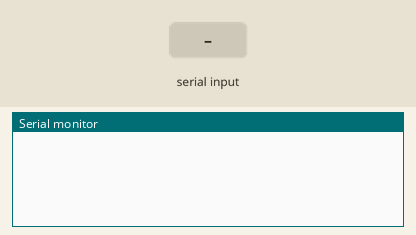
A sketch run on a simulated Arduino Zero (SAMD21). Shown: the last lines printed to the serial monitor. Inputs (shaded band) come from the test bench. The modem accepts every AT command (registered, SIM ready, sends succeed) and sends nothing else.

Above: at 1.2 s.
1.3 s: "~" received over Serial
At 1.9 s:
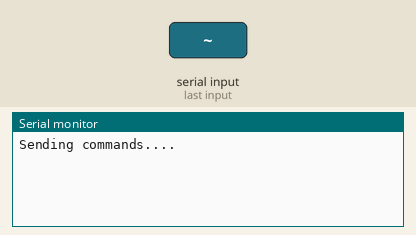
3.5 s: "~" received over the second serial link
At 4.7 s:
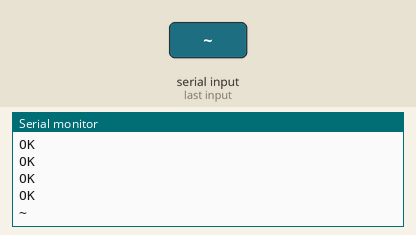
5.6 s: "1" received over the second serial link
At 6.8 s:
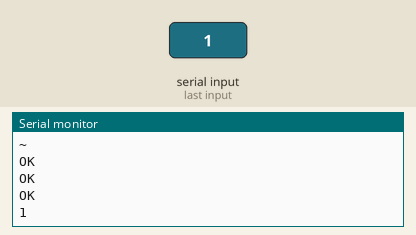

Measured:
- after the input at 1.3 s, the serial monitor: prints a new line at once (image 1)
- after the input at 3.5 s, the serial monitor: prints a new line after 0.60 s (image 2)
- after the input at 5.6 s, the serial monitor: prints a new line after 0.61 s (image 3)

The sketch:

connectasAP.ino
```cpp
/*
 Transmit serial data back and forth between two ports
 in order to flash new firmware to ichip with the ichip config tool.

 Note: Steps 1-5 have to be completed within 30 seconds (30000ms)

 Steps:
 1) reset arduino (e.g. power cycle)
 2) start ichip software
 3) menu "serial ports", select com port of ardiuno, set baud rate to 9600
 4) click on "ichip uploader via serial"
 5) select EBI flash 16 Megabit (if window doesn't appear, start over, act faster)
 6) Click FW Update, select .imf file and wait until finished, close ichip program
 7) power cycle arduino/gevcu and wait 20-30sec
 8) menu "serial ports", set baud rate to 115200
 9) go to configuration page

 check-out http://www.youtube.com/watch?v=vS60htz6h1g at 00:35:00

 */
char inbyte;
bool flag = true;
void setup() {
	SerialUSB.begin(9600); // use SerialUSB only as the programming port doesn't work
	Serial2.begin(9600); // use Serial3 for GEVCU2, use Serial2 for GEVCU3+4
//	pinMode(43, INPUT);
	//pinMode(18, OUTPUT);
	//digitalWrite(18, LOW);
}

void loop() {
	while (Serial2.available()) {
		SerialUSB.write(Serial2.read());
	}
	while (SerialUSB.available()) {
          inbyte=SerialUSB.read();
          if (inbyte=='~'){sendcommandlist();}
		else {Serial2.write(inbyte);}
	}

      //if (millis() > 6000) {
     //      digitalWrite(18, HIGH);
     //   }


}

void sendcommandlist()
{
  SerialUSB.println("Sending commands....");

//sendmessage("AT+iFD");//Clear all options
sendmessage("AT+iHIF=1");//Host connection set to serial port
sendmessage("AT+iBDRA");//Automatic baud rate on host serial port

sendmessage("AT+iRPG=secret");
sendmessage("AT+iWPWD=secret");
//sendmessage("AT+iWRST");//Wireless chip reset
//sendmessage("AT+iWLBM");  //Set to 802.11b
//sendmessage("AT+iWEBP=80");//Website port number
//sendmessage("AT+iWLCH=3");  //Wireless channel
sendmessage("AT+iWLSI=GEVCU");//SSID
sendmessage("AT+iSTAP=1");//Act as AP
sendmessage("AT+iDIP=10.0.0.1");//default ip
//sendmessage("AT+iSNET=255.255.255.0");//subnet
sendmessage("AT+iDPSZ=8");//DHCP pool size
//sendmessage("AT+iWST0=0");//Connection security wap/wep/wap2
//sendmessage("AT+iWLPW=14");//Max radio power
//sendmessage("AT+iWRFU"); //Radio on

sendmessage("AT+iAWS=1");//Website on
//sendmessage("AT+iSTAP=1");//Act as AP
sendmessage("AT+iDOWN");//Powercycle reset

  SerialUSB.println("Command list completed....");
}

void sendmessage(char* message)
{
  Serial2.println(message);
    delay(700);
    while (Serial2.available()) {SerialUSB.write(Serial2.read());}

}
```
